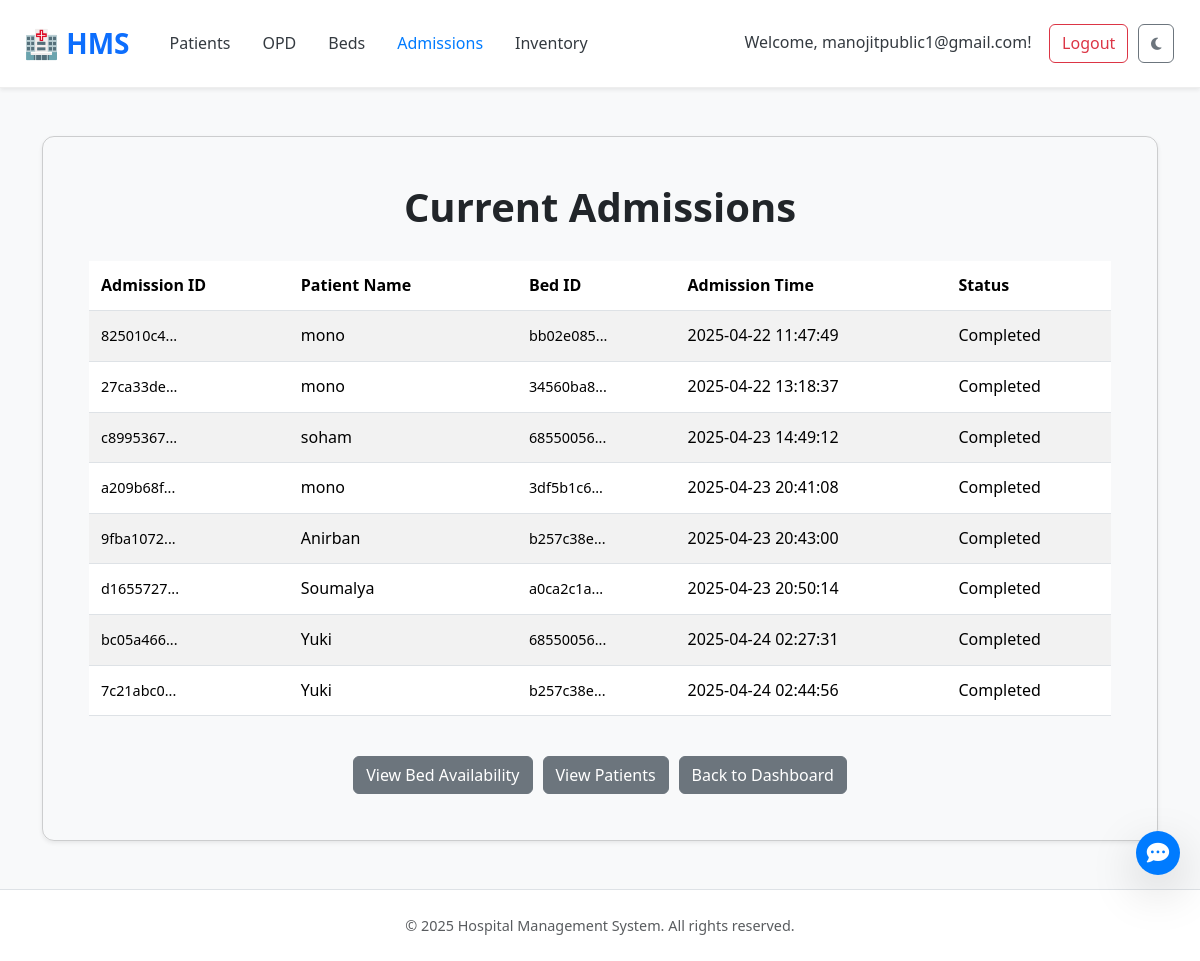
The app's page /admissions (signed in) with its own data.
### tables this page shows
CREATE TABLE admissions (
    admission_id TEXT PRIMARY KEY,
    patient_id TEXT NOT NULL,
    bed_id TEXT NOT NULL,
    admission_time TIMESTAMP DEFAULT CURRENT_TIMESTAMP,
    status TEXT NOT NULL DEFAULT 'Admitted',
    FOREIGN KEY (patient_id) REFERENCES patients(patient_id),
    FOREIGN KEY (bed_id) REFERENCES beds(bed_id)
);

CREATE TABLE patients (
    patient_id TEXT PRIMARY KEY,
    name TEXT NOT NULL,
    age INTEGER,
    gender TEXT,
    contact_number TEXT,
    address TEXT,
    emergency_contact TEXT,
    blood_group TEXT,
    medical_history TEXT
);

### app.py (the view)
@app.route('/admissions')
def list_admissions():
    conn = get_db()
    admissions = conn.execute("""
        SELECT a.admission_id, p.name AS patient_name, b.bed_id, a.admission_time, a.status
        FROM admissions a
        JOIN patients p ON a.patient_id = p.patient_id
        JOIN beds b ON a.bed_id = b.bed_id
    """).fetchall()
    close_db(conn)
    return render_template('list_admissions.html', admissions=admissions)

### app.py (called while the page is built)
def get_db():
    conn = sqlite3.connect(DATABASE)
    conn.row_factory = sqlite3.Row
    return conn

### templates/list_admissions.html (shortened to what this page needs)
<!DOCTYPE html>
<html lang="en">
<head>
    <link href="https://cdn.jsdelivr.net/npm/bootstrap@5.3.3/dist/css/bootstrap.min.css" rel="stylesheet">
    <link href="https://cdn.jsdelivr.net/npm/aos@2.3.4/dist/aos.css" rel="stylesheet">
    <link rel="stylesheet" href="https://cdnjs.cloudflare.com/ajax/libs/font-awesome/6.5.0/css/all.min.css" />
    <link rel="stylesheet" href="{{ url_for('static', filename='style.css') }}">
    <link rel="stylesheet" href="{{ url_for('static', filename='index_style.css') }}">
</head>
<body {% if g.get('theme')=='dark' %}data-bs-theme="dark" {% endif %}>
    <nav class="navbar navbar-expand-lg navbar-light bg-white shadow-sm px-4" data-aos="fade-down">
        <a class="navbar-brand fw-bold text-primary" href="{{ url_for('index') }}">🏥 HMS</a>
        <div class="collapse navbar-collapse justify-content-between" id="navbarNav">
            <ul class="navbar-nav">
                {% if session.get('user_id') %}
                <li class="nav-item">
                    <a class="nav-link {% if request.endpoint == 'list_patients' %}active{% endif %}"
                        href="{{ url_for('list_patients') }}">Patients</a>
                </li>
                <li class="nav-item">
                    <a class="nav-link {% if request.endpoint == 'view_opd_queue' %}active{% endif %}"
                        href="{{ url_for('view_opd_queue') }}">OPD</a>
                </li>
                <li class="nav-item">
                    <a class="nav-link {% if request.endpoint == 'list_beds' %}active{% endif %}"
                        href="{{ url_for('list_beds') }}">Beds</a>
                </li>
                <li class="nav-item">
                    <a class="nav-link {% if request.endpoint == 'list_admissions' %}active{% endif %}"
                        href="{{ url_for('list_admissions') }}">Admissions</a>
                </li>
                <li class="nav-item">
                    <a class="nav-link {% if request.endpoint == 'view_inventory' %}active{% endif %}"
                        href="{{ url_for('view_inventory') }}">Inventory</a>
                </li>
                {% endif %}
            </ul>
            <ul class="navbar-nav">
                {% if session.get('user_id') %}
                <li class="nav-item">
                    <a class="nav-link navbar-text me-2" href="{{ url_for('view_profile') }}" style="cursor: pointer;">
                        Welcome, {{ session.get('user_email') }}!
                    </a>
                </li>
                <li class="nav-item">
                    <a class="btn btn-outline-danger" href="{{ url_for('logout') }}">Logout</a>
                </li>
                {% endif %}
                <li class="nav-item">
                    <button id="darkModeToggle" class="btn btn-outline-secondary ms-2" title="Toggle Dark Mode"
                        aria-label="Toggle Dark Mode">
                        <i class="fas fa-moon moon-icon"></i>
                    </button>
                </li>
            </ul>
        </div>
    </nav>
    <div class="container my-5">
        <div class="admissions-container card shadow-sm">
            <div class="card-body">
                <h1>Current Admissions</h1>
                {% if admissions is none or admissions | length == 0 %}
                <p class="text-center text-muted">No current admissions found.</p>
                {% else %}
                <div class="table-responsive">
                    <table class="table table-striped table-hover align-middle" id="admissionsTable">
                        <thead>
                            <tr>
                                <th>Admission ID</th>
                                <th class="sortable" data-sort-key="patient_name" title="Click to sort">Patient Name </th>
                                <th>Bed ID</th>
                                <th class="sortable" data-sort-key="admission_time" data-sort-type="date" title="Click to sort">Admission Time </th>
                                <th class="admissions-status-cell">Status</th>
                            </tr>
                        </thead>
                        <tbody>
                            {% for admission in admissions %}
                            <tr data-admission-id="{{ admission['admission_id'] }}">
                                <td><span class="truncated-id">{{ admission['admission_id'][:8] }}...</span></td>
                                <td>{{ admission['patient_name'] }}</td>
                                <td><span class="truncated-id">{{ admission['bed_id'][:8] }}...</span></td>
                                <td>{{ admission['admission_time'] }}</td>
                                <td class="admissions-status-cell">
                                     <span class="status-span status-{{ admission['status'] }}">{{ admission['status'] }}</span>
                                </td>
                            </tr>
                            {% endfor %}
                        </tbody>
                    </table>
                </div>
                {% endif %}
                <div class="mt-4 bottom-buttons-container">
                    <a href="{{ url_for('list_beds') }}" class="btn btn-secondary">View Bed Availability</a>
                    <a href="{{ url_for('list_patients') }}" class="btn btn-secondary">View Patients</a>
                    <a href="{{ url_for('index') }}" class="btn btn-secondary">Back to Dashboard</a>
                </div>
            </div>
        </div>
    </div>
    <footer class="bg-white border-top py-4 text-center" data-aos="fade-up">
        <div class="container">
            <p class="mb-0 text-muted">&copy; 2025 Hospital Management System. All rights reserved.</p>
        </div>
    </footer>
    <div id="chatbot-container">
        <button id="chatbot-toggle-btn" class="btn btn-primary rounded-circle shadow-lg">
            <i class="fas fa-comment-dots"></i>
        </button>
    </div>
</body>
</html>

### static/style.css (style rules this page uses)
html { scroll-behavior: smooth; }
:root { --primary-color: #007bff; --primary-darker: #0056b3; --secondary-color: #6c757d; --light-bg: #f8f9fa; --dark-text: #343a40; --card-border-color: #eee; }
body { font-family: 'Segoe UI', Tahoma, Geneva, Verdana, sans-serif; color: var(--dark-text); background-color: var(--light-bg); line-height: 1.6; }
.navbar { background-color: white !important; border-bottom: 1px solid var(--card-border-color); padding: 1rem 2rem; }
.navbar { position: sticky; top: 0; z-index: 999; }
.nav-item { display: flex; justify-content: center; text-align: center; }
.navbar-brand { font-size: 1.75rem; font-weight: bold; color: var(--primary-color); }
.navbar-nav .nav-link { color: var(--dark-text); margin-left: 1rem; padding: 0.5rem 1rem; }
.navbar-nav .nav-link:hover, .navbar-nav .nav-link.active { color: var(--primary-color); font-weight: 500; }
.navbar-nav .btn { margin: 0.1rem; }
footer { color: #777; font-size: 0.9rem; }

### static/index_style.css (style rules this page uses)
body { opacity: 0; transition: opacity 0.5s ease-in-out; }
body.loaded { opacity: 1; }
.card { transition: transform 0.3s ease, box-shadow 0.3s ease; }
#darkModeToggle { transition: all 0.3s ease; font-size: 14px; padding: 8px 12px; }
#chatbot-toggle-btn { position: fixed; bottom: calc(20px + 56px + 10px); right: 20px; z-index: 1052; width: 44px; height: 44px; border-radius: 50%; background-color: #007bff; color: white; border: none; display: flex; align-items: center; justify-content: center; cursor: pointer; box-shadow: 0 4px 8px rgba(0, 0, 0, 0.2); transition: all 0.3s ease; font-size: 1.4rem; }
#chatbot-toggle-btn i { color: inherit; }

### templates/list_admissions.html (style rules this page uses)
.admissions-container { margin-top: 30px; padding: 30px; background-color: var(--card-bg-color); border-radius: 12px; box-shadow: 0 5px 15px rgba(0, 0, 0, 0.1); }
.admissions-container h1 { text-align: center; margin-bottom: 30px; color: var(--text-color); font-weight: 700; }
.table td, .table th { padding: 12px; vertical-align: middle; }
.bottom-buttons-container { margin-top: 30px; display: flex; flex-wrap: wrap; gap: 10px; justify-content: center; }
.table th.sortable { cursor: pointer; position: relative; padding-right: 25px; transition: background-color 0.2s ease; }
.truncated-id { font-size: 0.9em; color: var(--secondary-text-color); }
.admissions-status-cell { min-width: 100px; }

### records on screen
admissions: admission "825010c4", patient_name "mono", admission "bb02e085", admission_time "2025-04-22 11:47:49", status "Completed"
admissions: admission "27ca33de", patient_name "mono", admission "34560ba8", admission_time "2025-04-22 13:18:37", status "Completed"
admissions: admission "c8995367", patient_name "soham", admission "68550056", admission_time "2025-04-23 14:49:12", status "Completed"
admissions: admission "a209b68f", patient_name "mono", admission "3df5b1c6", admission_time "2025-04-23 20:41:08", status "Completed"
admissions: admission "9fba1072", patient_name "Anirban", admission "b257c38e", admission_time "2025-04-23 20:43:00", status "Completed"
admissions: admission "d1655727", patient_name "Soumalya", admission "a0ca2c1a", admission_time "2025-04-23 20:50:14", status "Completed"
admissions: admission "bc05a466", patient_name "Yuki", admission "68550056", admission_time "2025-04-24 02:27:31", status "Completed"
admissions: admission "7c21abc0", patient_name "Yuki", admission "b257c38e", admission_time "2025-04-24 02:44:56", status "Completed"

### other values on screen
{{ session.get('user_email') }} "manojitpublic1@gmail.com"
